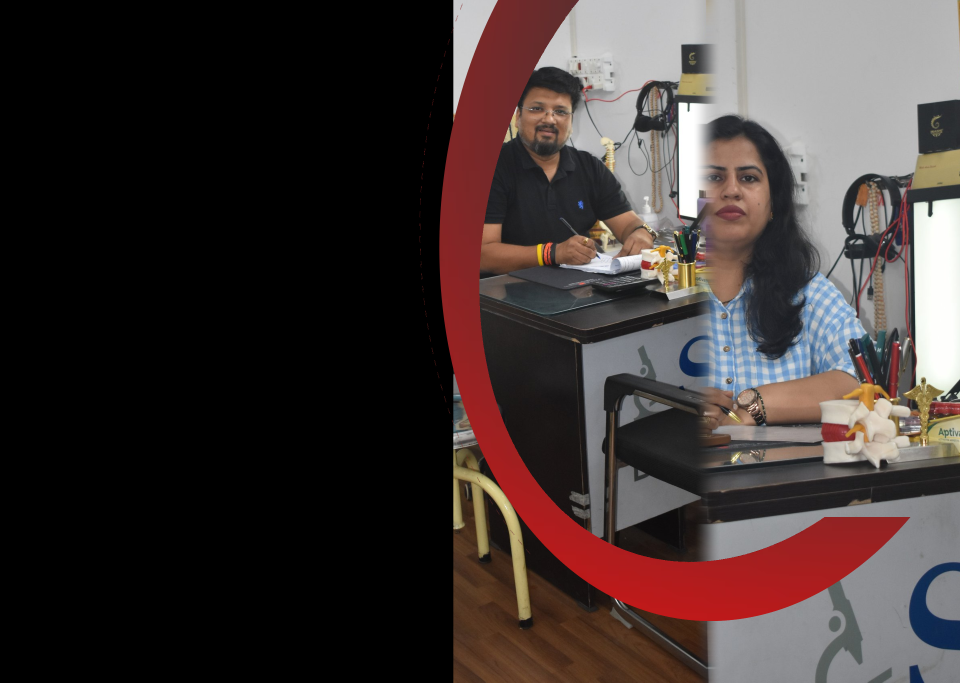
#> input picture images/hero-crescent-final.png, 2880 x 2048 px, found by its file name (shown at 1/3 size)
$ python scratch_check_crop.py
#> lines starting #> are read from the running program, lines starting #| are printed output that depends on the picture
import cv2
import numpy as np

# Load hero-crescent-final.png
img = cv2.imread('public/images/hero-crescent-final.png', cv2.IMREAD_UNCHANGED)
#> img is the input picture: shape (2048, 2880, 4); mean B, G, R, A 52.3, 53.7, 64.2, 110.6
h, w = img.shape[:2]
#> h = 2048; w = 2880

# Bounding box of non-transparent pixels
alpha = img[:, :, 3]
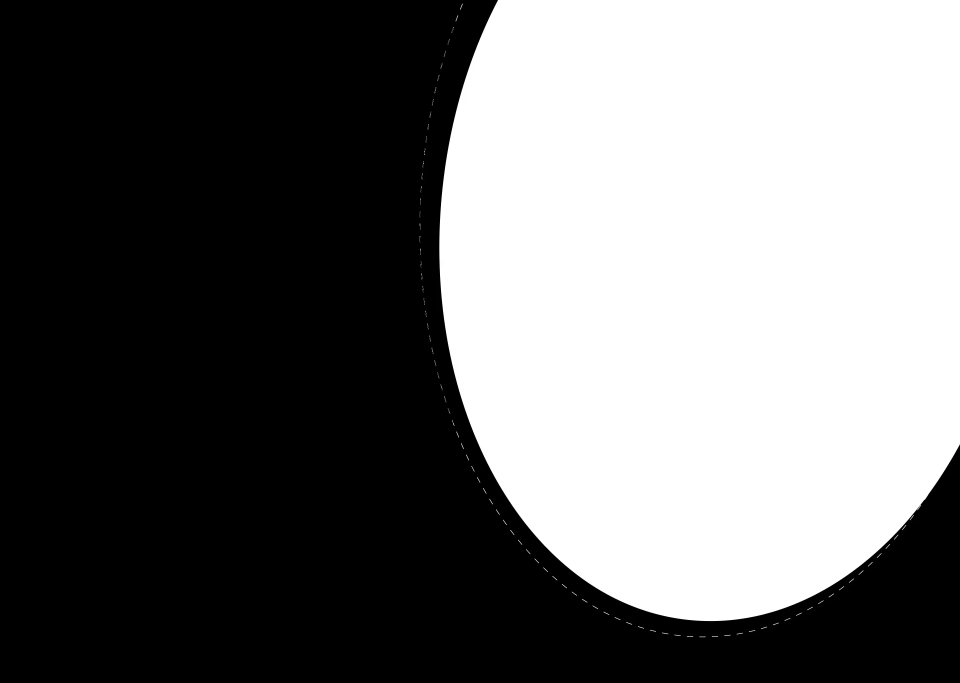
#> alpha: shape (2048, 2880) (shown at 1/3 size); min 0, max 255, mean 110.6
coords = np.argwhere(alpha > 0)
#> coords = 2587642 pairs, first value 0 to 1919, second value 1254 to 2879
y_min, x_min = coords.min(axis=0)
#> y_min = 0; x_min = 1254
y_max, x_max = coords.max(axis=0)
#> y_max = 1919; x_max = 2879
print(f'Active pixels: x: {x_min}..{x_max}, y: {y_min}..{y_max}')
#| Active pixels: x: 1254..2879, y: 0..1919

# Crop tightly to the graphic with 15px padding on left and top/bottom
crop_x1 = max(0, x_min - 20)
#> crop_x1 = 1234
crop_x2 = min(w, x_max + 1)
#> crop_x2 = 2880
crop_y1 = max(0, y_min - 10)
#> crop_y1 = 0
crop_y2 = min(h, y_max + 1)
#> crop_y2 = 1920

cropped = img[crop_y1:crop_y2, crop_x1:crop_x2]
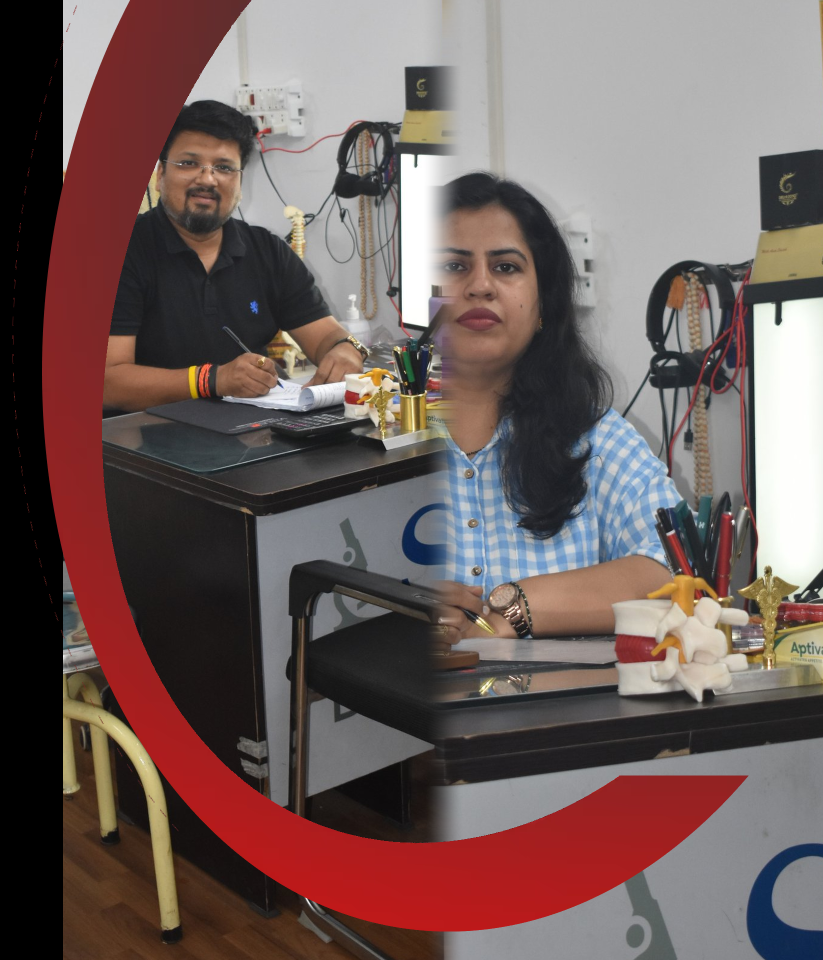
#> cropped: shape (1920, 1646, 4) (shown at 1/2 size); mean B, G, R, A 92.5, 94.7, 113.4, 206.4
print('Cropped shape:', cropped.shape)
#| Cropped shape: (1920, 1646, 4)

# Save tight cropped version:
cv2.imwrite('public/images/hero-crescent-cropped.png', cropped)

# Also save an optimized web-ready version (e.g. 1400px width for fast loading)
web_w = 1400
web_h = int(cropped.shape[0] * (web_w / float(cropped.shape[1])))
#> web_h = 1633
web_optimized = cv2.resize(cropped, (web_w, web_h), interpolation=cv2.INTER_LANCZOS4)
cv2.imwrite('public/images/hero-crescent-web.png', web_optimized)

# Save preview on light background
bg = np.full((web_h, web_w, 3), (248, 248, 250), dtype=np.uint8)
alpha_norm = web_optimized[:, :, 3].astype(float) / 255.0
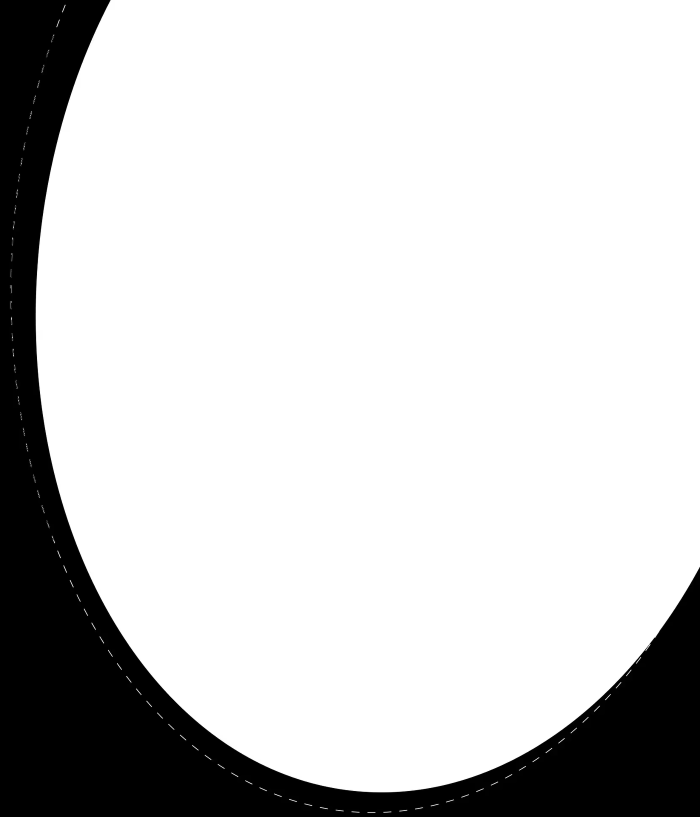
#> alpha_norm: shape (1633, 1400) float64 (shown at 1/2 size); min 0, max 1, mean 0.81
for c in range(3):
    bg[:, :, c] = np.clip(web_optimized[:, :, c].astype(float) * alpha_norm + bg[:, :, c].astype(float) * (1.0 - alpha_norm), 0, 255).astype(np.uint8)
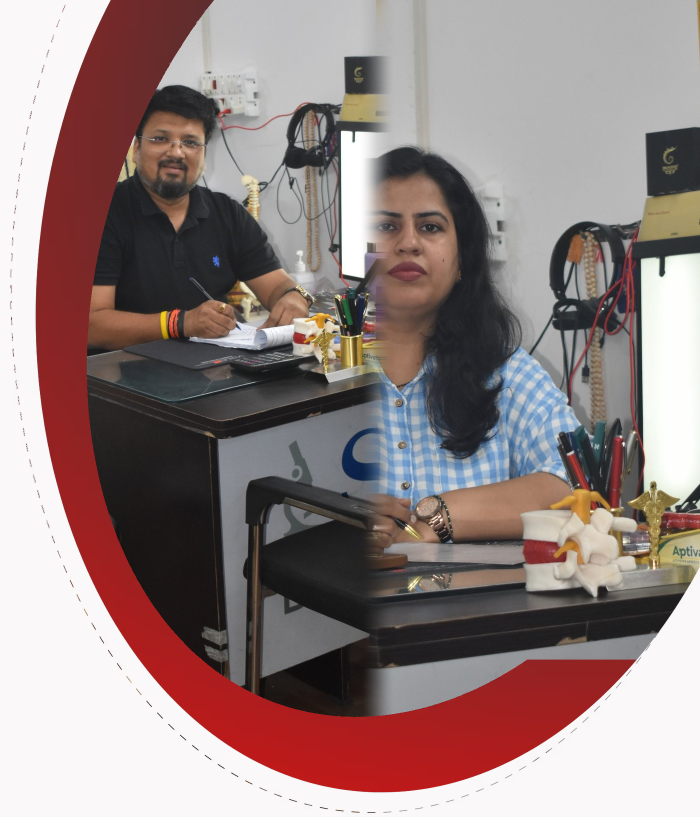
#> bg: shape (1633, 1400, 3) (shown at 1/2 size); mean B, G, R 129.1, 130.5, 148.6

cv2.imwrite(r'C:\Users\dhruv\.gemini\antigravity\brain\d929d5e8-1ca6-4dcf-802e-1bdcbb6c73a2\hero_crescent_web_preview.jpg', bg)
print('Saved hero-crescent-web.png and hero_crescent_web_preview.jpg')
